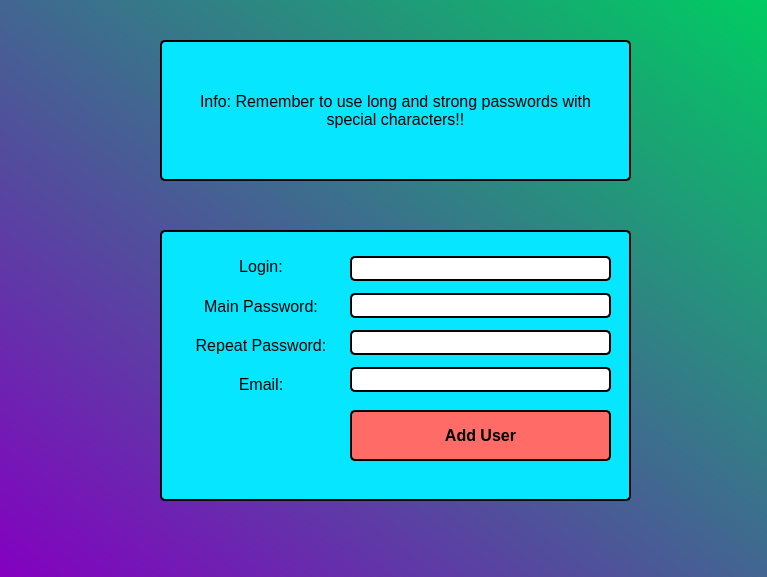
<?xml version="1.0" encoding="UTF-8"?>
<ui version="4.0">
 <class>user_Dialog</class>
 <widget class="QDialog" name="user_Dialog">
  <property name="geometry">
   <rect>
    <x>0</x>
    <y>0</y>
    <width>767</width>
    <height>577</height>
   </rect>
  </property>
  <property name="windowTitle">
   <string>Passwords Guardian - User Creator</string>
  </property>
  <property name="windowIcon">
   <iconset>
    <normaloff>padlock.ico</normaloff>padlock.ico</iconset>
  </property>
  <property name="styleSheet">
   <string notr="true">QDialog{
	background-color: qlineargradient(spread:pad, x1:0, y1:1, x2:1, y2:0, stop:0 rgba(132, 0, 193, 255), stop:1 rgba(0, 204, 97, 255));
}
QFrame{
	background-color: rgb(6, 231, 255);
}
QPushButton:hover{
	background-color: rgb(206, 34, 34);
}
QPushButton:pressed{
	background-color: rgb(1, 35, 255);
}
QPushButton{
	background-color: rgb(255, 107, 102);
	border: 2px solid black;
	border-radius: 5px;
}</string>
  </property>
  <widget class="QFrame" name="user_frame">
   <property name="geometry">
    <rect>
     <x>160</x>
     <y>230</y>
     <width>471</width>
     <height>271</height>
    </rect>
   </property>
   <property name="styleSheet">
    <string notr="true">QFrame#user_frame{
	border: 2px solid black;
	border-radius: 5px;
}</string>
   </property>
   <property name="frameShape">
    <enum>QFrame::StyledPanel</enum>
   </property>
   <property name="frameShadow">
    <enum>QFrame::Raised</enum>
   </property>
   <widget class="QWidget" name="verticalLayoutWidget">
    <property name="geometry">
     <rect>
      <x>190</x>
      <y>20</y>
      <width>261</width>
      <height>151</height>
     </rect>
    </property>
    <layout class="QVBoxLayout" name="user_verticalLayout_3">
     <item>
      <widget class="QLineEdit" name="user_lineEdit">
       <property name="font">
        <font>
         <family>MS Shell Dlg 2</family>
         <pointsize>12</pointsize>
        </font>
       </property>
       <property name="styleSheet">
        <string notr="true">QLineEdit{
	border: 2px solid black;
	border-radius: 5px;
}</string>
       </property>
       <property name="echoMode">
        <enum>QLineEdit::Normal</enum>
       </property>
       <property name="alignment">
        <set>Qt::AlignCenter</set>
       </property>
      </widget>
     </item>
     <item>
      <widget class="QLineEdit" name="user_lineEdit1">
       <property name="font">
        <font>
         <family>MS Shell Dlg 2</family>
         <pointsize>12</pointsize>
        </font>
       </property>
       <property name="styleSheet">
        <string notr="true">QLineEdit{
	border: 2px solid black;
	border-radius: 5px;
}</string>
       </property>
       <property name="echoMode">
        <enum>QLineEdit::Password</enum>
       </property>
       <property name="alignment">
        <set>Qt::AlignCenter</set>
       </property>
      </widget>
     </item>
     <item>
      <widget class="QLineEdit" name="user_lineEdit2">
       <property name="font">
        <font>
         <family>MS Shell Dlg 2</family>
         <pointsize>12</pointsize>
        </font>
       </property>
       <property name="styleSheet">
        <string notr="true">QLineEdit{
	border: 2px solid black;
	border-radius: 5px;
}</string>
       </property>
       <property name="echoMode">
        <enum>QLineEdit::Password</enum>
       </property>
       <property name="alignment">
        <set>Qt::AlignCenter</set>
       </property>
      </widget>
     </item>
     <item>
      <widget class="QLineEdit" name="user_lineEdit3">
       <property name="font">
        <font>
         <family>MS Shell Dlg 2</family>
         <pointsize>12</pointsize>
        </font>
       </property>
       <property name="styleSheet">
        <string notr="true">QLineEdit{
	border: 2px solid black;
	border-radius: 5px;
}</string>
       </property>
       <property name="alignment">
        <set>Qt::AlignCenter</set>
       </property>
      </widget>
     </item>
    </layout>
   </widget>
   <widget class="QWidget" name="verticalLayoutWidget_2">
    <property name="geometry">
     <rect>
      <x>20</x>
      <y>20</y>
      <width>162</width>
      <height>151</height>
     </rect>
    </property>
    <layout class="QVBoxLayout" name="user_verticalLayout_4">
     <item>
      <widget class="QLabel" name="user_label">
       <property name="font">
        <font>
         <family>MS Shell Dlg 2</family>
         <pointsize>12</pointsize>
         <weight>50</weight>
         <bold>false</bold>
        </font>
       </property>
       <property name="text">
        <string>Login:</string>
       </property>
       <property name="alignment">
        <set>Qt::AlignCenter</set>
       </property>
      </widget>
     </item>
     <item>
      <widget class="QLabel" name="user_label1">
       <property name="font">
        <font>
         <pointsize>12</pointsize>
        </font>
       </property>
       <property name="text">
        <string>Main Password:</string>
       </property>
       <property name="alignment">
        <set>Qt::AlignCenter</set>
       </property>
      </widget>
     </item>
     <item>
      <widget class="QLabel" name="user_label_2">
       <property name="font">
        <font>
         <pointsize>12</pointsize>
        </font>
       </property>
       <property name="text">
        <string>Repeat Password:</string>
       </property>
       <property name="alignment">
        <set>Qt::AlignCenter</set>
       </property>
      </widget>
     </item>
     <item>
      <widget class="QLabel" name="user_label_3">
       <property name="font">
        <font>
         <pointsize>12</pointsize>
        </font>
       </property>
       <property name="text">
        <string>Email:</string>
       </property>
       <property name="alignment">
        <set>Qt::AlignCenter</set>
       </property>
      </widget>
     </item>
    </layout>
   </widget>
   <widget class="QPushButton" name="user_add">
    <property name="geometry">
     <rect>
      <x>190</x>
      <y>180</y>
      <width>261</width>
      <height>51</height>
     </rect>
    </property>
    <property name="font">
     <font>
      <pointsize>12</pointsize>
      <weight>75</weight>
      <bold>true</bold>
     </font>
    </property>
    <property name="text">
     <string>Add User</string>
    </property>
   </widget>
  </widget>
  <widget class="QFrame" name="user_frame_3">
   <property name="geometry">
    <rect>
     <x>160</x>
     <y>40</y>
     <width>471</width>
     <height>141</height>
    </rect>
   </property>
   <property name="font">
    <font>
     <pointsize>12</pointsize>
    </font>
   </property>
   <property name="styleSheet">
    <string notr="true">QFrame#user_frame_3{
	border: 2px solid black;
	border-radius: 5px;
}</string>
   </property>
   <property name="frameShape">
    <enum>QFrame::StyledPanel</enum>
   </property>
   <property name="frameShadow">
    <enum>QFrame::Raised</enum>
   </property>
   <widget class="QLabel" name="label">
    <property name="geometry">
     <rect>
      <x>40</x>
      <y>20</y>
      <width>391</width>
      <height>101</height>
     </rect>
    </property>
    <property name="font">
     <font>
      <pointsize>12</pointsize>
     </font>
    </property>
    <property name="text">
     <string>Info: Remember to use long and strong passwords with special characters!!</string>
    </property>
    <property name="alignment">
     <set>Qt::AlignCenter</set>
    </property>
    <property name="wordWrap">
     <bool>true</bool>
    </property>
   </widget>
  </widget>
 </widget>
 <resources/>
 <connections/>
</ui>
